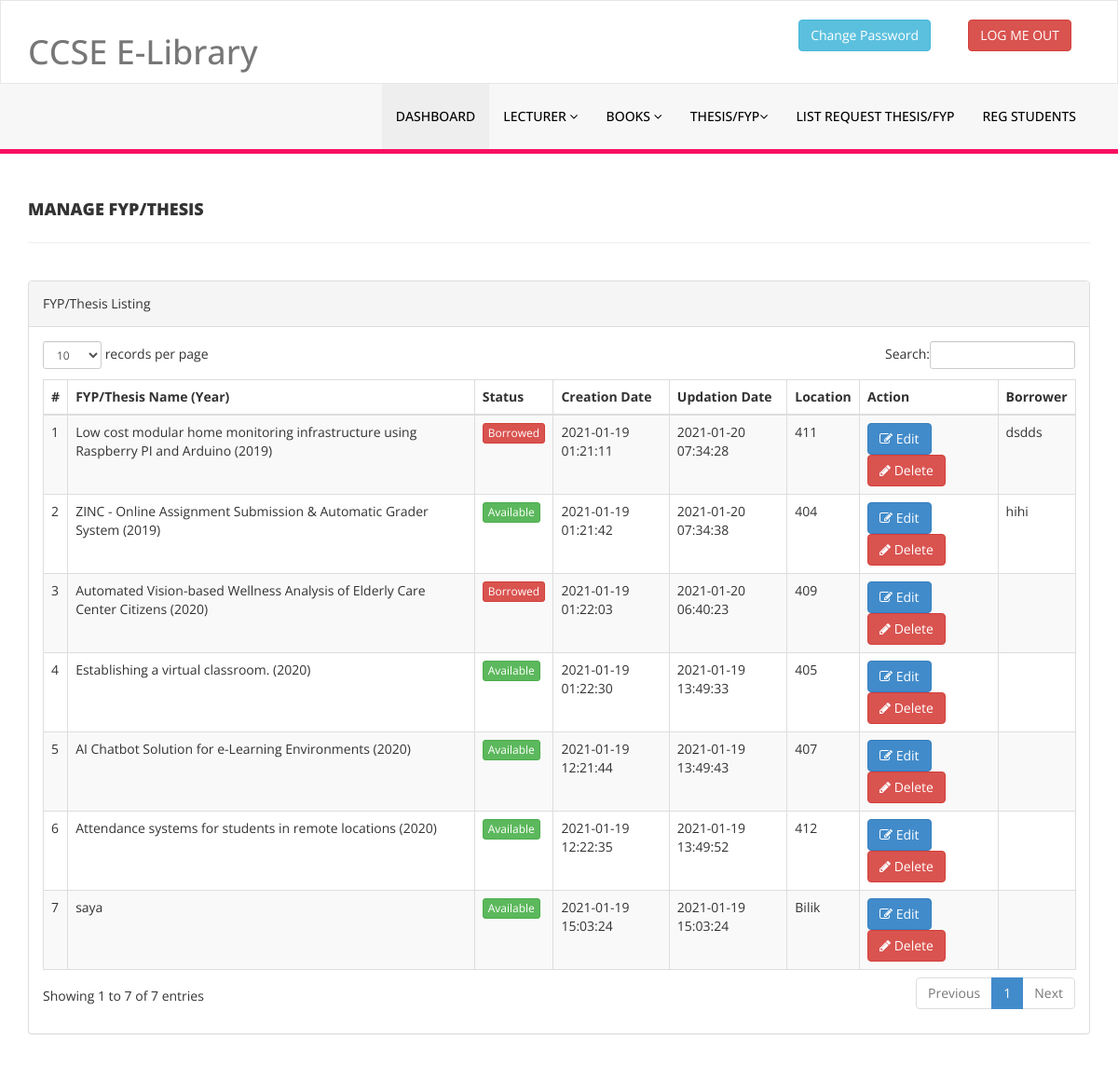
The app's page /library/admin/manage-fyp.php (signed in) with its own data.
### tables this page shows
CREATE TABLE `tblfyp` (
  `id` int(1) NOT NULL,
  `FYPName` varchar(150) DEFAULT NULL,
  `Location` varchar(29) DEFAULT NULL,
  `borrower` varchar(100) DEFAULT NULL,
  `Status` int(1) DEFAULT NULL,
  `CreationDate` timestamp NULL DEFAULT current_timestamp(),
  `UpdationDate` timestamp NULL DEFAULT current_timestamp() ON UPDATE current_timestamp()
);

### library/admin/manage-fyp.php (the view, shortened to what this page needs)
<?php
include('includes/config.php');
if(strlen($_SESSION['alogin'])==0)
    {
header('location:index.php');
}
else{
    ?>
<!DOCTYPE html>
<html xmlns="http://www.w3.org/1999/xhtml">
<head>
    <link href="assets/css/bootstrap.css" rel="stylesheet" />
    <link href="assets/css/font-awesome.css" rel="stylesheet" />
    <link href="assets/js/dataTables/dataTables.bootstrap.css" rel="stylesheet" />
    <link href="assets/css/style.css" rel="stylesheet" />
</head>
<body>
<?php include('includes/header.php');?>
    <div class="content-wrapper">
         <div class="container">
        <div class="row pad-botm">
            <div class="col-md-12">
                <h4 class="header-line">Manage FYP/Thesis</h4>
    </div>
     <div class="row">
</div>
        </div>
            <div class="row">
                <div class="col-md-12">
                    <div class="panel panel-default">
                        <div class="panel-heading">
                           FYP/Thesis Listing
                        </div>
                        <div class="panel-body">
                            <div class="table-responsive">
                                <table class="table table-striped table-bordered table-hover" id="dataTables-example">
                                    <thead>
                                        <tr>
                                            <th>#</th>
                                            <th>FYP/Thesis Name (Year)</th>
                                            <th>Status</th>
                                            <th>Creation Date</th>
                                            <th>Updation Date</th>
                                            <th>Location</th>
                                            <th>Action</th>
                                            <th>Borrower</th>
                                        </tr>
                                    </thead>
                                    <tbody>
<?php $sql = "SELECT * from  tblfyp";
$query = $dbh -> prepare($sql);
$query->execute();
$results=$query->fetchAll(PDO::FETCH_OBJ);
$cnt=1;
if($query->rowCount() > 0)
{
foreach($results as $result)
{               ?>
                                        <tr class="odd gradeX">
                                            <td class="center"><?php echo htmlentities($cnt);?></td>
                                            <td class="center"><?php echo htmlentities($result->FYPName);?></td>
                                            <td class="center"><?php if($result->Status==1) {?>
                                            <a href="#" class="btn btn-success btn-xs">Available</a>
                                            <?php } else {?>
                                            <a href="#" class="btn btn-danger btn-xs">Borrowed</a>
                                            <?php } ?></td>
                                            <td class="center"><?php echo htmlentities($result->CreationDate);?></td>
                                            <td class="center"><?php echo htmlentities($result->UpdationDate);?></td>
                                            <td class="center"><?php echo htmlentities($result->Location);?></td>
                                            <td class="center">
                                            <a href="edit-fyp.php?catid=<?php echo htmlentities($result->id);?>"><button class="btn btn-primary"><i class="fa fa-edit "></i> Edit</button>
                                          <a href="manage-fyp.php?del=<?php echo htmlentities($result->id);?>" onclick="return confirm('Are you sure you want to delete?');"" >  <button class="btn btn-danger"><i class="fa fa-pencil"></i> Delete</button>
                                            </td>
                                            <td class="center"><?php echo htmlentities($result->borrower);?></td>
                                        </tr>
 <?php $cnt=$cnt+1;}} ?>
                                    </tbody>
                                </table>
                            </div>
                        </div>
                    </div>
                </div>
            </div>
    </div>
    </div>
</body>
</html>
<?php } ?>

### library/admin/assets/css/style.css (style rules this page uses)
.content-wrapper { margin-top: 40px; min-height:800px; padding-bottom:90px; }
.header-line { font-weight:900; padding-bottom:25px; border-bottom:1px solid #eeeeee; text-transform:uppercase; }
.pad-botm { padding-bottom:30px; }

### records on screen
tblfyp: FYPName "Low cost modular home monitoring infrastructure using Raspberry PI and Arduino (2019)", Status "Borrowed", CreationDate "2021-01-19 01:21:11", UpdationDate "2021-01-20 07:34:28", Location "411", borrower "dsdds"
tblfyp: FYPName "ZINC - Online Assignment Submission & Automatic Grader System (2019)", Status "Available", CreationDate "2021-01-19 01:21:42", UpdationDate "2021-01-20 07:34:38", Location "404", borrower "hihi"
tblfyp: FYPName "Automated Vision-based Wellness Analysis of Elderly Care Center Citizens (2020)", Status "Borrowed", CreationDate "2021-01-19 01:22:03", UpdationDate "2021-01-20 06:40:23", Location "409"
tblfyp: FYPName "Establishing a virtual classroom. (2020)", Status "Available", CreationDate "2021-01-19 01:22:30", UpdationDate "2021-01-19 13:49:33", Location "405"
tblfyp: FYPName "AI Chatbot Solution for e-Learning Environments (2020)", Status "Available", CreationDate "2021-01-19 12:21:44", UpdationDate "2021-01-19 13:49:43", Location "407"
tblfyp: FYPName "Attendance systems for students in remote locations (2020)", Status "Available", CreationDate "2021-01-19 12:22:35", UpdationDate "2021-01-19 13:49:52", Location "412"
tblfyp: FYPName "saya", Status "Available", CreationDate "2021-01-19 15:03:24", UpdationDate "2021-01-19 15:03:24", Location "Bilik"
